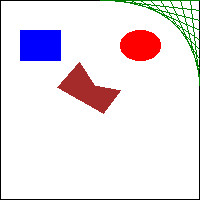
#> input picture Chapter_17/drawing.png, 200 x 200 px, given in place of catlogo.png, which was not available
$ python resizeAndAddLogo.py
#> lines starting #> are read from the running program, lines starting #| are printed output that depends on the picture; pictures that were not available may be replaced by others from this repository, and a replacement may not be noted
#! python3
# resizeAndAddLogo.py - изменяет размеры всех изображений в текущем каталоге таким образом, чтобы они вписывались в квадрат с размерами 300х300, и добавляет изображение catlogo.png в его нижний правый угол.

import os
from PIL import Image

SQUARE_FIT_SIZE = 300
LOGO_FILENAME = 'catlogo.png'

os.makedirs('withLogo', exist_ok=True)

logoIm = Image.open(LOGO_FILENAME)
#> logoIm is the input picture: PIL image 200x200 RGBA; mean R, G, B, A 235.4, 226.9, 232.9, 255
logoWidth, logoHeight = logoIm.size
#> logoWidth = 200; logoHeight = 200

# resize to make logo 100px wide, height adjusted to keep aspect ratio
logoIm = logoIm.resize((100, int(100 * (logoHeight / logoWidth))))
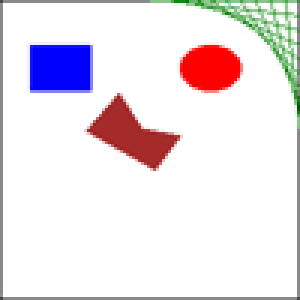
#> logoIm: PIL image 100x100 RGBA (shown 3 times larger); mean R, G, B, A 235.6, 227.1, 233.1, 255
# reassign now smaller width and height to variables
logoWidth, logoHeight = logoIm.size
#> logoWidth = 100; logoHeight = 100

# цикл по всем файлам в текущем рабочем каталоге
for filename in os.listdir('.'):
    if not (filename.endswith('.png') or filename.endswith('.jpg')) or filename == LOGO_FILENAME:
        continue  # пропустить файлы, не являющиеся файлами изображений и файл самого лого

    im = Image.open(filename)
    width, height = im.size
#> width = 200; height = 200

    # проверка необходимости изменения размеров изображения
    if width > SQUARE_FIT_SIZE and height > SQUARE_FIT_SIZE:
        # расчет необходимых новых значений ширины и высоты.
        if width > height:
            height = int((SQUARE_FIT_SIZE / width) * height)
            width = SQUARE_FIT_SIZE
        else:
            width = int((SQUARE_FIT_SIZE / height) * width)
            height = SQUARE_FIT_SIZE

        # изменение размеров изображения
        print('Изменение размеров изображения %s...' % (filename))
        im = im.resize((width, height))

    # добавление логотипа
    print('Добавление логотипа в изображение %s...' % (filename))
    im.paste(logoIm, (width - logoWidth, height - logoHeight), logoIm)
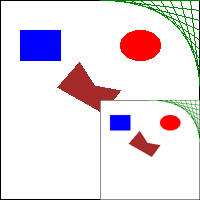
#> im: PIL image 200x200 RGBA; mean R, G, B, A 232.1, 221.8, 229.3, 255
    # сохранение изменений
    im.save(os.path.join('withLogo', filename))
#> pass 2 of the loop `for filename in os.listdir('.'):`:
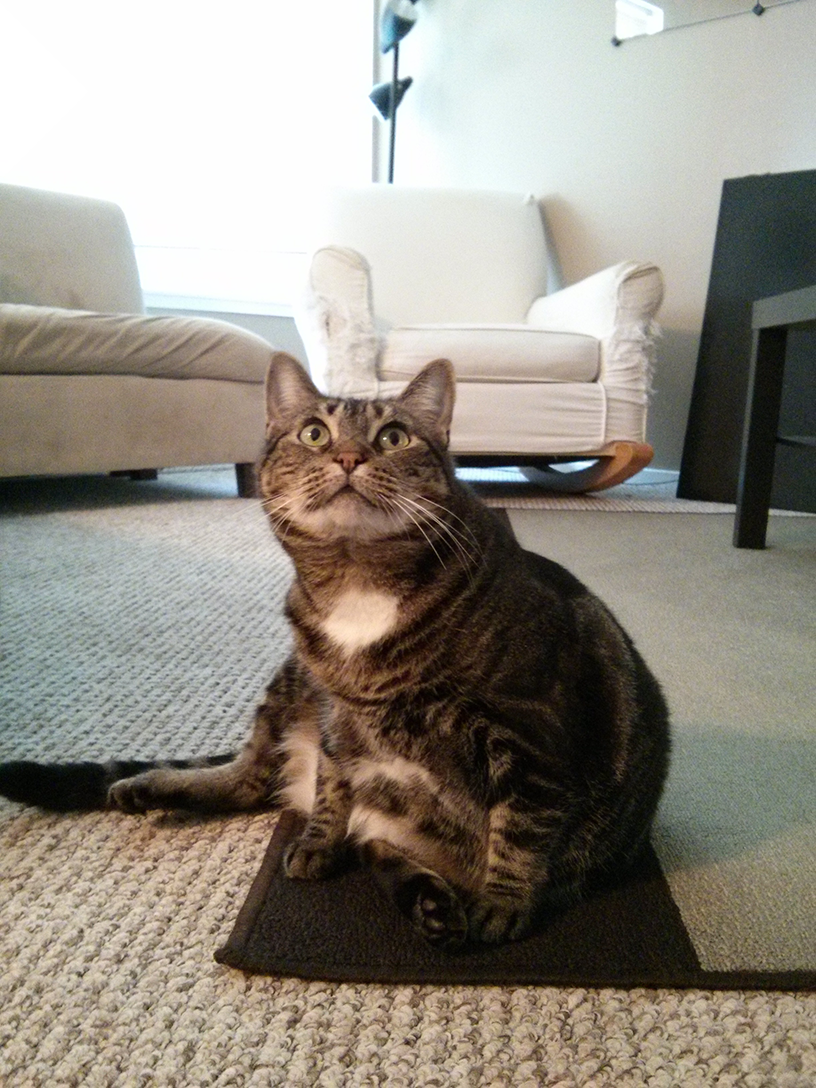
#> input picture Chapter_17/horizontal_flip.png, 816 x 1088 px
#> im is the input picture: PIL image 816x1088 RGB; mean R, G, B 147, 141.1, 131.1
#> `im.paste(logoIm, (width - logoWidth, height - logoHeight), logoIm)`:
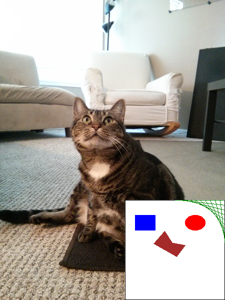
#> im: PIL image 225x300 RGB; mean R, G, B 168.6, 162.6, 155.8
#> pass 3 of the loop `for filename in os.listdir('.'):`:
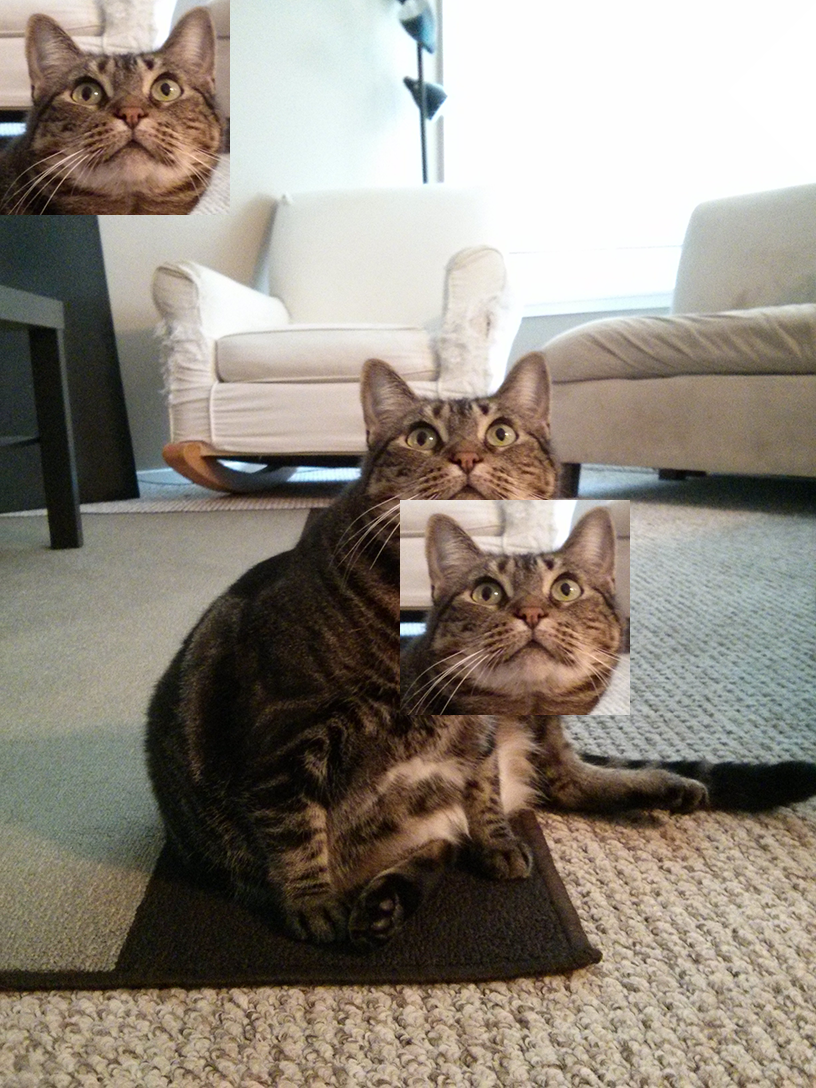
#> input picture Chapter_17/pasted.png, 816 x 1088 px
#> im is the input picture: PIL image 816x1088 RGB; mean R, G, B 143.7, 135.8, 125.3
#> `im = im.resize((width, height))`:
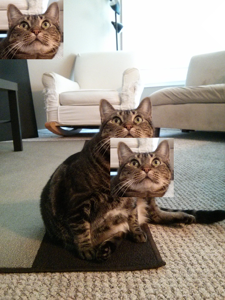
#> im: PIL image 225x300 RGB; mean R, G, B 143.7, 135.8, 125.3
#> `im.paste(logoIm, (width - logoWidth, height - logoHeight), logoIm)`:
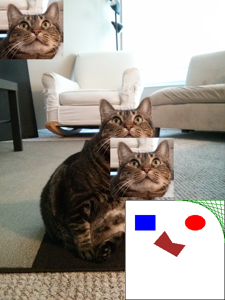
#> im: PIL image 225x300 RGB; mean R, G, B 158.5, 151.6, 144.4
#> the loop made 6 passes; the first 3 are shown
